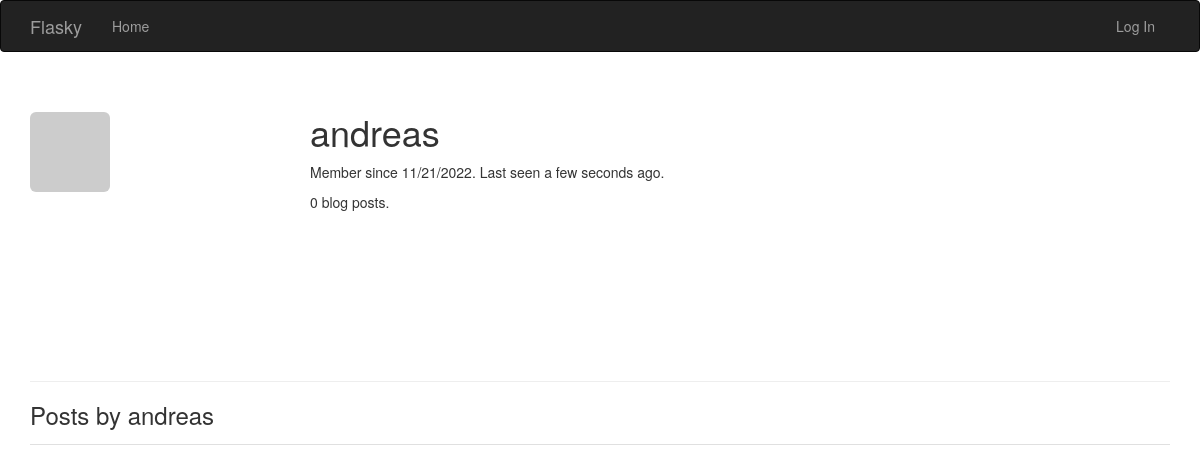
Before: /user/andreas with the older database file.
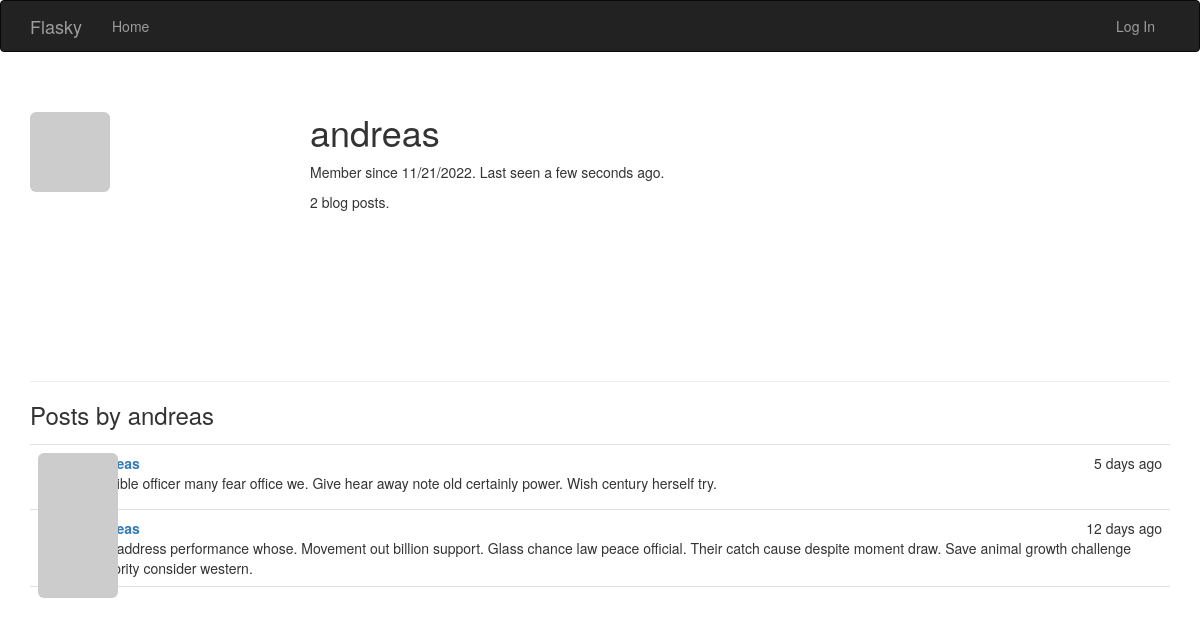
After: the same page with the newer database file.
### app/models.py (models this page shows, shortened)
class User(UserMixin, db.Model):
    __tablename__ = 'users'
    id = db.Column(db.Integer, primary_key=True)
    email = db.Column(db.String(64), unique=True, index=True)
    username = db.Column(db.String(64), unique=True, index=True)
    role_id = db.Column(db.Integer, db.ForeignKey('roles.id'))
    password_hash = db.Column(db.String(128))
    confirmed = db.Column(db.Boolean, default=False)
    name = db.Column(db.String(64))
    location = db.Column(db.String(64))
    about_me = db.Column(db.Text())
    member_since = db.Column(db.DateTime(), default=datetime.utcnow)
    last_seen = db.Column(db.DateTime(), default=datetime.utcnow)
    avatar_hash = db.Column(db.String(32))
    posts = db.relationship('Post', backref='author', lazy='dynamic')
    @property
    def password(self):
        raise AttributeError('password is not a readable attribute')
    def gravatar_hash(self):
        return hashlib.md5(self.email.lower().encode('utf-8')).hexdigest()
    def gravatar(self, size=100, default='identicon', rating='g'):
        url = 'https://secure.gravatar.com/avatar'
        hash = self.avatar_hash or self.gravatar_hash()
        return '{url}/{hash}?s={size}&d={default}&r={rating}'.format(
            url=url, hash=hash, size=size, default=default, rating=rating)

class Post(db.Model):
    __tablename__ = 'posts'
    id = db.Column(db.Integer, primary_key=True)
    body = db.Column(db.Text)
    timestamp = db.Column(db.DateTime, index=True, default=datetime.utcnow)
    author_id = db.Column(db.Integer, db.ForeignKey('users.id'))

### app/main/views.py (the view)
@main.route('/user/<username>')
def user(username):
    user = User.query.filter_by(username=username).first_or_404()
    posts = user.posts.order_by(Post.timestamp.desc()).all()
    return render_template('user.html', user=user, posts=posts)

### app/auth/views.py (called while the page is built)
@auth.before_app_request
def before_request():
    if current_user.is_authenticated:
        current_user.ping()
        if not current_user.confirmed \
                and request.endpoint \
                and request.blueprint != 'auth' \
                and request.endpoint != 'static':
            return redirect(url_for('auth.unconfirmed'))

### app/main/__init__.py (called while the page is built)
@main.app_context_processor
def inject_permissions():
    return dict(Permission=Permission)

### app/models.py (called while the page is built)
    def is_administrator(self):
        return False

### app/templates/user.html (shortened to what this page needs)
{% extends "base.html" %}
{% block page_content %}
<div class="page-header">
    <img class="img-rounded profile-thumbnail" src="{{ user.gravatar(size=256) }}">
    <div class="profile-header">
        <h1>{{ user.username }}</h1>
        <p>Member since {{ moment(user.member_since).format('L') }}. Last seen {{ moment(user.last_seen).fromNow() }}.</p>
        <p>{{ user.posts.count() }} blog posts.</p>
    </div>
</div>
<h3>Posts by {{ user.username }}</h3>
{% include '_posts.html' %}
{% endblock %}

### app/templates/base.html (shortened to what this page needs)
{% extends "bootstrap/base.html" %}
{% block head %}
{{ super() }}
<link rel="stylesheet" type="text/css" href="{{ url_for('static', filename='styles.css') }}">
{% endblock %}
{% block navbar %}
<div class="navbar navbar-inverse" role="navigation">
    <div class="container">
        <div class="navbar-header">
            <a class="navbar-brand" href="{{ url_for('main.index') }}">Flasky</a>
        </div>
        <div class="navbar-collapse collapse">
            <ul class="nav navbar-nav">
                <li><a href="{{ url_for('main.index') }}">Home</a></li>
            </ul>
            <ul class="nav navbar-nav navbar-right">
                {% if current_user.is_authenticated %}
                <li class="dropdown">
                    <a href="#" class="dropdown-toggle" data-toggle="dropdown">
                        <img src="{{ current_user.gravatar(size=18) }}">
                        Account<b class="caret"></b>
                    </a>
                    <ul class="dropdown-menu">
                        <li><a href="{{ url_for('auth.change_password') }}">Change Password</a></li>
                        <li><a href="{{ url_for('auth.change_email_request') }}">Change Email</a></li>
                        <li><a href="{{ url_for('auth.logout') }}">Log Out</a></li>
                    </ul>
                </li>
                {% else %}
                <li><a href="{{ url_for('auth.login') }}">Log In</a> </li>
                {% endif %}
            </ul>
        </div>
    </div>
</div>
{% endblock %}
{% block content %}
<div class="container">
    {% block page_content %}{% endblock %}
</div>
{% endblock %}

### app/templates/_posts.html
<ul class="posts">
    {% for post in posts %}
    <li class="post">
        <div class="post-thumbnail">
            <a href="{{ url_for('.user', username=post.author.username) }}">
                <img class="img-rounded profile-thumbnail" src="{{ post.author.gravatar(size=40) }}">
            </a>
        </div>
        <div class="post-content">
            <div class="post-date">{{ moment(post.timestamp).fromNow() }}</div>
            <div class="post-author"><a href="{{ url_for('.user', username=post.author.username) }}"> {{ post.author.username}}</a> </div>
            <div class="post-body">{{ post.body }}</div>
        </div>
    </li>
    {% endfor %}
</ul>

### app/static/styles.css (style rules this page uses)
.profile-thumbnail { position: absolute; }
.profile-header { min-height: 260px; margin-left: 280px; }
ul.posts { list-style-type: none; padding: 0px; margin: 16px 0px 0px 0px; border-top: 1px solid #e0e0e0; }
ul.posts li.post { padding: 8px; border-bottom: 1px solid #e0e0e0; }
div.post-date { float: right; }
div.post-author { font-weight: bold; }
div.post-thumbnail { position: absolute; }
div.post-content { margin-left: 48px; min-height: 48px; }

Changed rows visible on the page:
added Post: timestamp "5 days ago", body "Possible officer many fear office we. Give hear away note old certainly power. Wish century herself try."
added Post: timestamp "12 days ago", body "Play address performance whose. Movement out billion support. Glass chance law peace official. Their catch cause despite moment draw. Save animal growth challenge authority consider western."
Other visible differences:
{{ user.posts.count() }}: "0" → "2"
